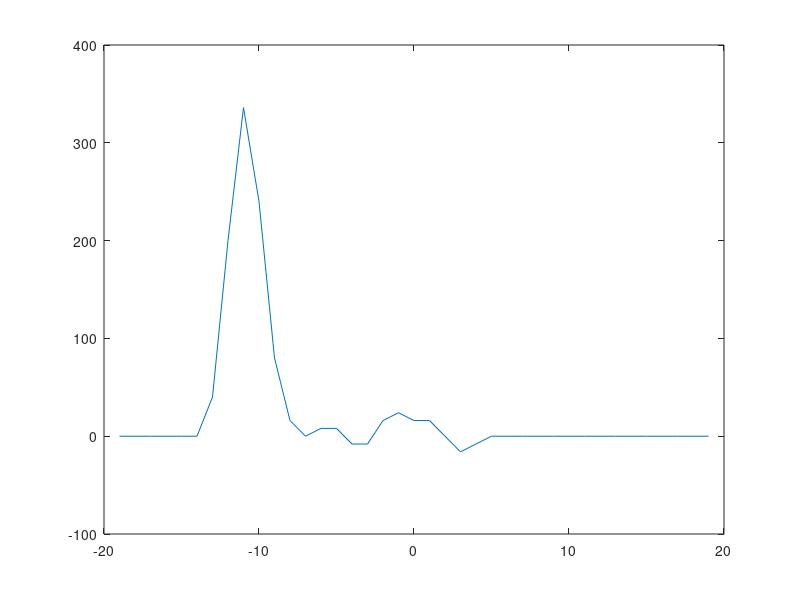

Here is the MATLAB script that generated this plot:
%DSP Exam 1
%ques 3
t=0;
x=[0,0,8,16,8,0,0,0,0,0,0,0,0,0,0,0,0,0,0,0];
y=[-1,0,1,0,1,1,-1,0,0,1,-1,1,1,7,15,5,0,0,0];
[acorr lag]=xcorr(x,y);
figure;
plot(lag,acorr);
